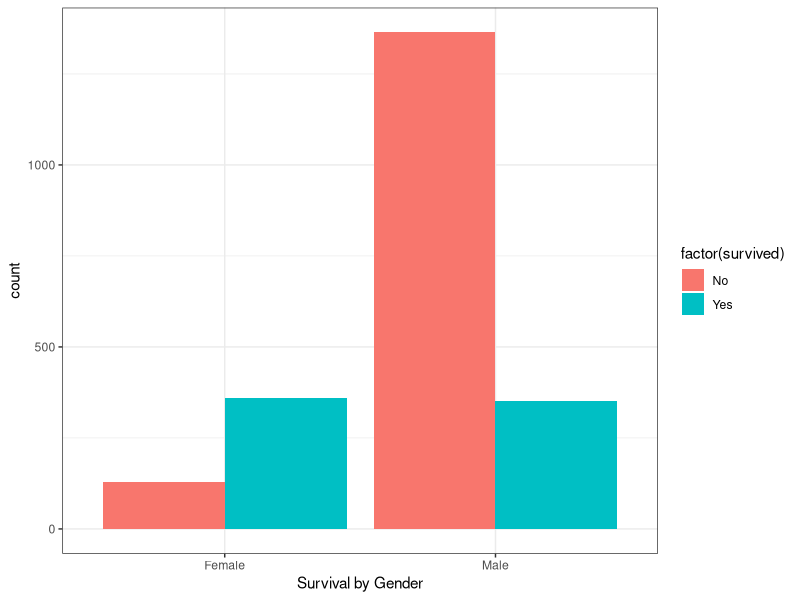
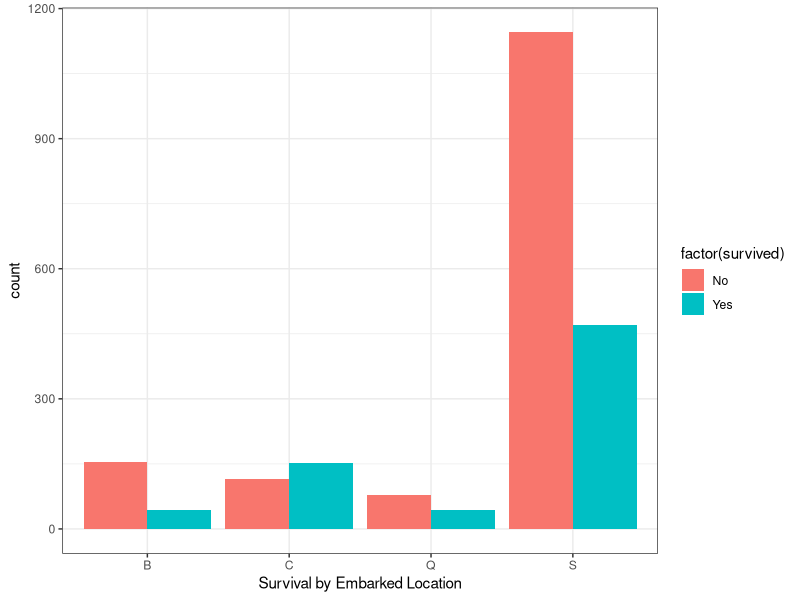
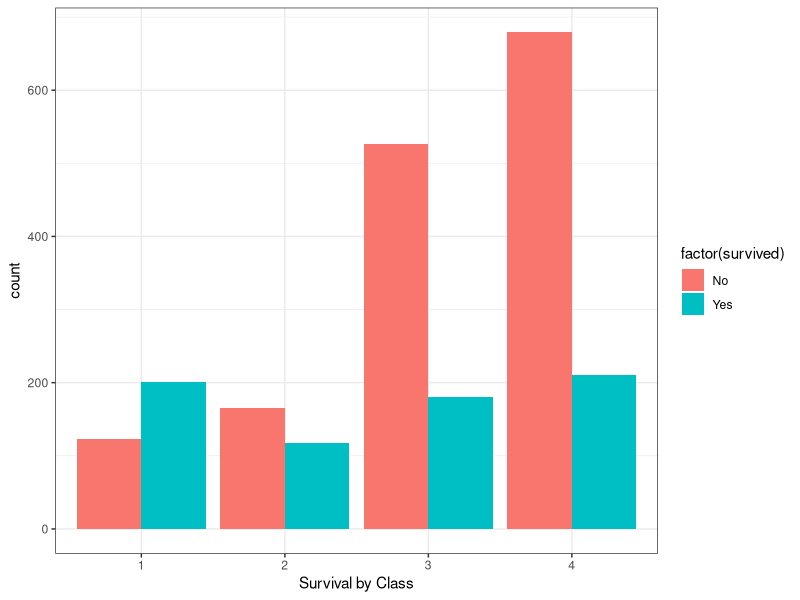
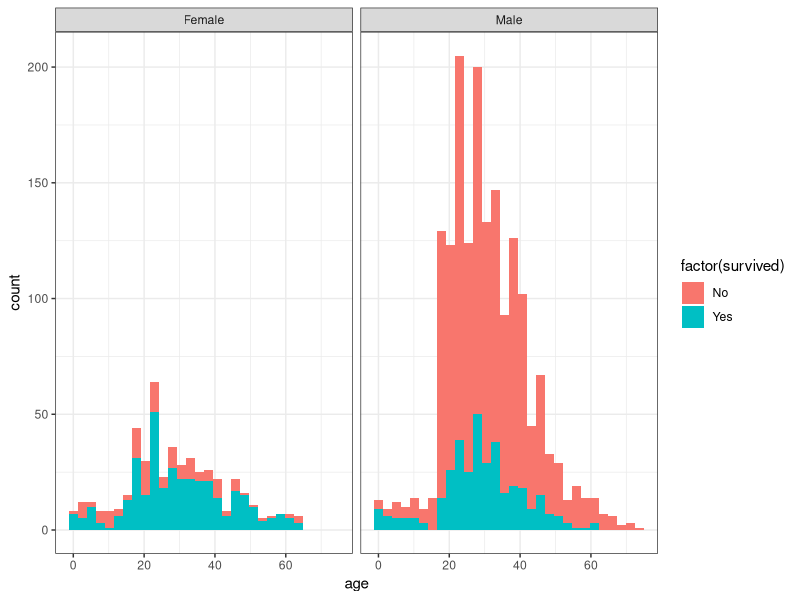

Here is the R script that generated these plots, in order:
library(ggplot2)
library(dplyr)
library(tidyverse)

#Import the CSV cleaned for r
titanicR <- read.csv(file='titanic_cleanR.csv',check.names=F,stringsAsFactors = F)

#Reading data classes
#sapply(titanicR, class)

#Categorical Casting (run once without assignment and then add assignment)
titanicR$class <- as.factor(titanicR$class)
titanicR$gender <- as.factor(titanicR$gender)
titanicR$embarked <- as.factor(titanicR$embarked)
titanicR$survived <- as.factor(titanicR$survived)

 #Median of Age
#median(titanicR$age, na.rm=TRUE)

#Mean of Age
#mean(titanicR$age, na.rm = TRUE)

#See Table of Gender
#table(titanicR$gender)

#See Table of Embarker
#table(titanicR$embarked)

#RandomForest
#https://www.youtube.com/watch?v=Zx2TguRHrJE
survived.equation <- "survived ~ class + gender + age + embarked"
survived.formula <- as.formula(survived.equation)
install.packages("randomForest")
library(randomForest)

titanic.model<- randomForest(formula = survived.formula, data=titanicR, ntree = 500, mtry = 3, nodesize = 0.01 * nrow(titanicR))

features.equation <- "class + gender + age + embarked"
titanic.predictions <- predict(titanic.model, newdata = titanicR)

#Relationship between Gender and Survival 
ggplot(data = titanicR, aes(x = gender, fill = factor(survived))) + 
  geom_bar(stat = "count", position = "dodge") + 
  labs(x = "Survival by Gender") + 
  theme_bw()

#Relationship between Embarked and Survival 
ggplot(data = titanicR, aes(x = embarked, fill = factor(survived))) + 
  geom_bar(stat = "count", position = "dodge") + 
  labs(x = "Survival by Embarked Location") + 
  theme_bw()

#Relationship between Class and Survival 
ggplot(data = titanicR, aes(x = class, fill = factor(survived))) + 
  geom_bar(stat = "count", position = "dodge") + 
  labs(x = "Survival by Class") + 
  theme_bw()

# First we will look at the relationship between age and survival
#https://rpubs.com/shivam2503/predictsurvival
ggplot(data = titanicR, aes(x = age, fill = factor(survived))) + 
  geom_histogram() + 
  facet_grid(.~gender) + 
  theme_bw()
